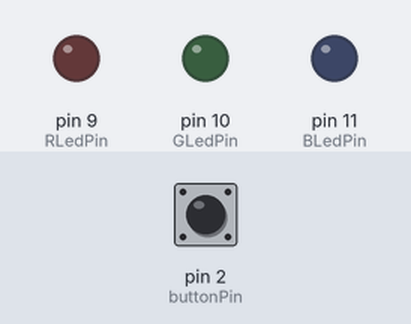
The sketch below on a simulated Arduino Uno, built with avr-gcc and run on an emulated ATmega328P. Shown: output pins drawn as LEDs (lit = HIGH). Dashed ring = blinking. Inputs (shaded band) come from the test bench; at power-on: pin 2 (buttonPin) HIGH.

Above: at 1.2 s.
1.3 s: pin 2 (buttonPin) pulled LOW for 3.2 s
At 4.9 s:
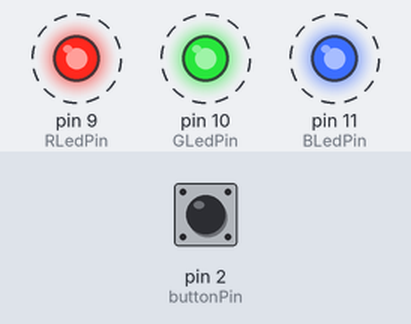
7.5 s: pin 2 (buttonPin) pulled LOW for 0.15 s
At 8.4 s:
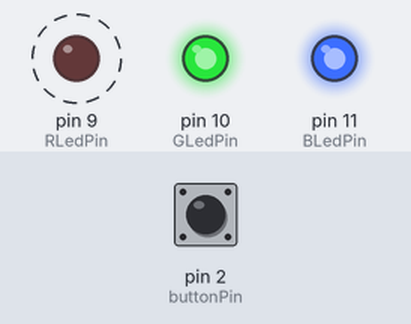
10.6 s: pin 2 (buttonPin) pulled LOW for 1 s
At 12.4 s:
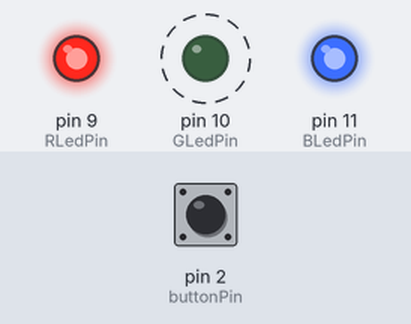
14.6 s: pin 2 (buttonPin) pulled LOW for 0.15 s
At 15.3 s:
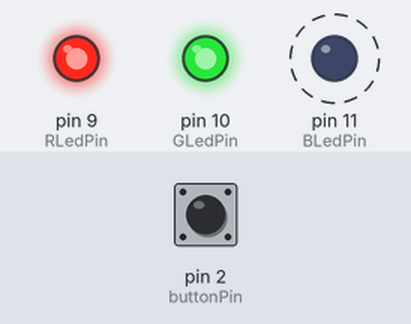
17.7 s: pin 2 (buttonPin) pulled LOW for 0.15 s
At 18.4 s:
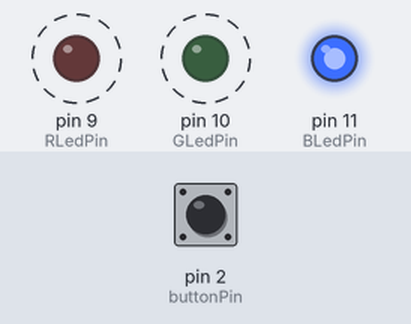
20.8 s: pin 2 (buttonPin) pulled LOW for 3.2 s
Timing chart, 0 to 27.4 s (numbered marks = the images above; inputs shaded):
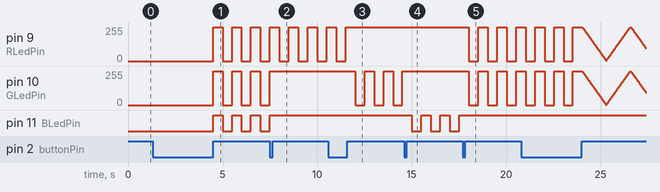

The sketch:

button1022.ino
```cpp
const int buttonPin = 2;

const int RLedPin = 9;
const int GLedPin = 10;
const int BLedPin = 11;

int buttonState = 0;
bool buttonPressed = false;
unsigned long pressingTime = 0;
const int longPressInterval = 2000;

int lightNum = 0;
// The Current Light Stick Color
int RLightColor = 0;
int GLightColor = 0;
int BLightColor = 0;

int RCurrentColor = 0;
int GCurrentColor = 0;
int BCurrentColor = 0;

int currentMode = 0;
unsigned long blinkTimer = 0;
const int blinkInterval = 500;
bool blinkOn = true;
const int fadeAmount = 2;
int fadeDirection = 1;

void setup()
{
  // put your setup code here, to run once:
  pinMode(buttonPin, INPUT);
  pinMode(RLedPin, OUTPUT);
  pinMode(GLedPin, OUTPUT);
  pinMode(BLedPin, OUTPUT);
  Serial.begin(9600);
}

void loop()
  {
    checkButton();
    updateLEDColor();
    setRGBLEDColor(RCurrentColor, GCurrentColor, BCurrentColor);
  }

void checkButton() {
  buttonState = digitalRead(buttonPin);

if(buttonState == LOW && !buttonPressed){
    pressingTime = millis();
    buttonPressed = true;
  }

  if(buttonState == HIGH && buttonPressed){
    unsigned long currentTime = millis();
    if(currentTime - pressingTime < longPressInterval){
      //short click
      changeLEDColor();
      //Serial.println("short click");
    }
    else{
      //long press
      changeMode();
      //Serial.println("long click");
    }
    buttonPressed = false;
  }
}

void changeLEDColor(){
  // Increase the light number
  lightNum = lightNum + 1;
  if(lightNum >= 5){
    lightNum = 0;
  }

  // Set the RGB Light Color according to lightNum
  if(lightNum == 0){
    // white
    RLightColor = 0;
    GLightColor = 0;
    BLightColor = 0;
  }

  if(lightNum == 1){
    // red
    RLightColor = 0;
    GLightColor = 255;
    BLightColor = 255;
  }

  if(lightNum == 2){
    // blue
    RLightColor = 255;
    GLightColor = 0;
    BLightColor = 255;
  }

  if(lightNum == 3){
    // green
    RLightColor = 255;
    GLightColor = 255;
    BLightColor = 0;
  }

  if(lightNum == 4){
    // yellow
    RLightColor = 0;
    GLightColor = 0;
    BLightColor = 255;
  }

  RCurrentColor = RLightColor;
  GCurrentColor = GLightColor;
  BCurrentColor = BLightColor;
}

void changeMode(){
  currentMode = currentMode + 1;
  if(currentMode >= 3){
    currentMode = 0;
  }
  if(currentMode == 1){
    blinkTimer = 0;
    blinkOn = true;
  }
  if(currentMode == 2){
    fadeDirection = 1;
  }
}


void updateLEDColor(){
  if(currentMode == 0){
    // Constant Light Mode
    RCurrentColor = RLightColor;
    GCurrentColor = GLightColor;
    BCurrentColor = BLightColor;
  }

  else if(currentMode == 1){
    // Blink Mode
    unsigned long currentTime = millis();
    if(currentTime - blinkTimer > blinkInterval){
      blinkOn = !blinkOn;
      blinkTimer = currentTime;
    }

    if(blinkOn){
      RCurrentColor = RLightColor;
      GCurrentColor = GLightColor;
      BCurrentColor = BLightColor;
    } else {
      RCurrentColor = 255;
      GCurrentColor = 255;
      BCurrentColor = 255;
    }
  }


  else if(currentMode == 2){
      bool negativeDir = false;

    // Red channel
      if(RLightColor == 0){
      RCurrentColor = RCurrentColor + fadeDirection * fadeAmount;
      if((RCurrentColor > 255 - RLightColor) || (RCurrentColor < 0)){
        negativeDir = true;
      }
      if(GCurrentColor < 0) GCurrentColor = 0;
      if(GCurrentColor > 255) GCurrentColor = 255;
      }
    // Green channel
    if(GLightColor == 0){
      GCurrentColor = GCurrentColor + fadeDirection * fadeAmount;
      if((GCurrentColor > 255 - GLightColor) || (GCurrentColor < 0)){
        negativeDir = true;
      }
      if(GCurrentColor < 0) GCurrentColor = 0;
      if(GCurrentColor > 255) GCurrentColor = 255;
    }

    // Blue channel
    if(BLightColor == 0){
      BCurrentColor = BCurrentColor + fadeDirection * fadeAmount;
      if((BCurrentColor > 255 - BLightColor) || (BCurrentColor < 0)){
        negativeDir = true;
      }
      if(BCurrentColor < 0) BCurrentColor = 0;
      if(BCurrentColor > 255) BCurrentColor = 255;
    }

    if(negativeDir)
      fadeDirection = -fadeDirection;

    delay(10);
    // Breathing Light Mode
  }
}

void setRGBLEDColor(int r, int g, int b){
  analogWrite(RLedPin, r);
  analogWrite(GLedPin, g);
  analogWrite(BLedPin, b);
}
```

Measured:
- after the input at 1.3 s, pin 9 (RLedPin), pin 10 (GLedPin): alternates 255/255 for 0.50 s and 0/255 for 0.50 s, starting after 3.2 s; pin 11 (BLedPin): alternates HIGH for 0.50 s and LOW for 0.50 s, starting after 3.2 s
- after the input at 7.5 s, pin 10 (GLedPin): goes on until 7.5 s, then stays 255/255; pin 11 (BLedPin): goes on until 7.5 s, then stays HIGH
- after the input at 10.6 s, pin 9 (RLedPin): goes on until 11.5 s, then stays 255/255; pin 10 (GLedPin): alternates 255/255 for 0.50 s and 0/255 for 0.50 s, starting after 1.4 s
- after the input at 14.6 s, pin 10 (GLedPin): stops changing and stays 255/255; pin 11 (BLedPin): alternates HIGH for 0.50 s and LOW for 0.50 s, starting after 0.42 s
- after the input at 17.7 s, pin 9 (RLedPin), pin 10 (GLedPin): alternates 255/255 for 0.50 s and 0/255 for 0.50 s, starting after 0.33 s; pin 11 (BLedPin): stops changing and stays HIGH
